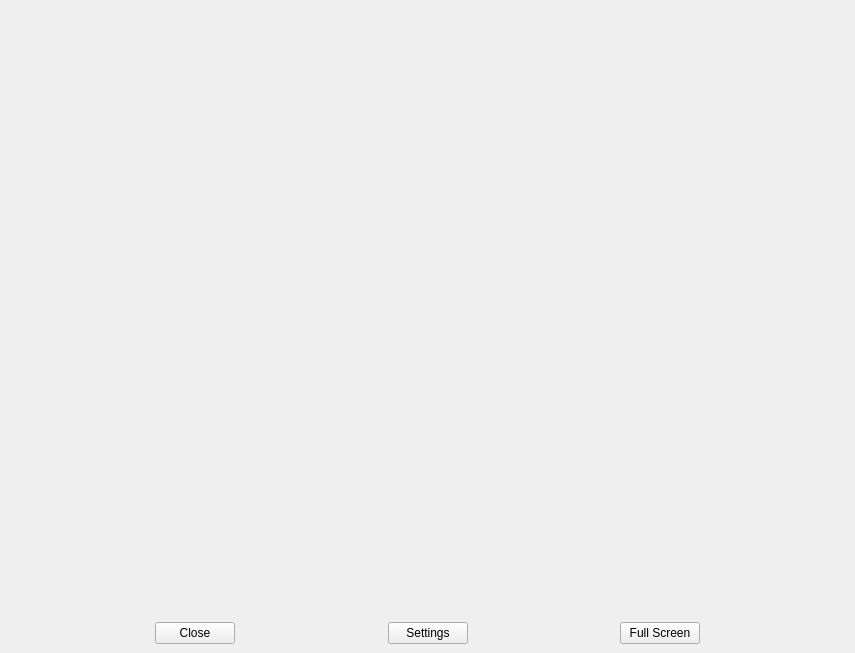
<?xml version="1.0" encoding="UTF-8"?>
<ui version="4.0">
 <class>MainWindow</class>
 <widget class="QMainWindow" name="MainWindow">
  <property name="geometry">
   <rect>
    <x>0</x>
    <y>0</y>
    <width>855</width>
    <height>653</height>
   </rect>
  </property>
  <property name="windowTitle">
   <string>MainWindow</string>
  </property>
  <widget class="QWidget" name="centralwidget">
   <layout class="QGridLayout" name="gridLayout">
    <item row="0" column="0">
     <layout class="QVBoxLayout" name="verticalLayout">
      <item>
       <widget class="QStackedWidget" name="stackedWidget">
        <property name="currentIndex">
         <number>0</number>
        </property>
        <widget class="QWidget" name="queue_page">
         <property name="sizePolicy">
          <sizepolicy hsizetype="Expanding" vsizetype="Expanding">
           <horstretch>0</horstretch>
           <verstretch>0</verstretch>
          </sizepolicy>
         </property>
        </widget>
        <widget class="QWidget" name="promo_page"/>
        <widget class="QWidget" name="setting_page"/>
       </widget>
      </item>
      <item>
       <layout class="QHBoxLayout" name="horizontalLayout">
        <item>
         <spacer name="horizontalSpacer_2">
          <property name="orientation">
           <enum>Qt::Horizontal</enum>
          </property>
          <property name="sizeHint" stdset="0">
           <size>
            <width>40</width>
            <height>20</height>
           </size>
          </property>
         </spacer>
        </item>
        <item>
         <widget class="QPushButton" name="close_btn">
          <property name="text">
           <string>Close</string>
          </property>
         </widget>
        </item>
        <item>
         <spacer name="horizontalSpacer_4">
          <property name="orientation">
           <enum>Qt::Horizontal</enum>
          </property>
          <property name="sizeHint" stdset="0">
           <size>
            <width>40</width>
            <height>20</height>
           </size>
          </property>
         </spacer>
        </item>
        <item>
         <widget class="QPushButton" name="settings_btn">
          <property name="text">
           <string>Settings</string>
          </property>
         </widget>
        </item>
        <item>
         <spacer name="horizontalSpacer">
          <property name="orientation">
           <enum>Qt::Horizontal</enum>
          </property>
          <property name="sizeHint" stdset="0">
           <size>
            <width>40</width>
            <height>20</height>
           </size>
          </property>
         </spacer>
        </item>
        <item>
         <widget class="QPushButton" name="full_screen_btn">
          <property name="text">
           <string>Full Screen</string>
          </property>
         </widget>
        </item>
        <item>
         <spacer name="horizontalSpacer_3">
          <property name="orientation">
           <enum>Qt::Horizontal</enum>
          </property>
          <property name="sizeHint" stdset="0">
           <size>
            <width>40</width>
            <height>20</height>
           </size>
          </property>
         </spacer>
        </item>
       </layout>
      </item>
     </layout>
    </item>
   </layout>
  </widget>
 </widget>
 <resources/>
 <connections/>
</ui>
